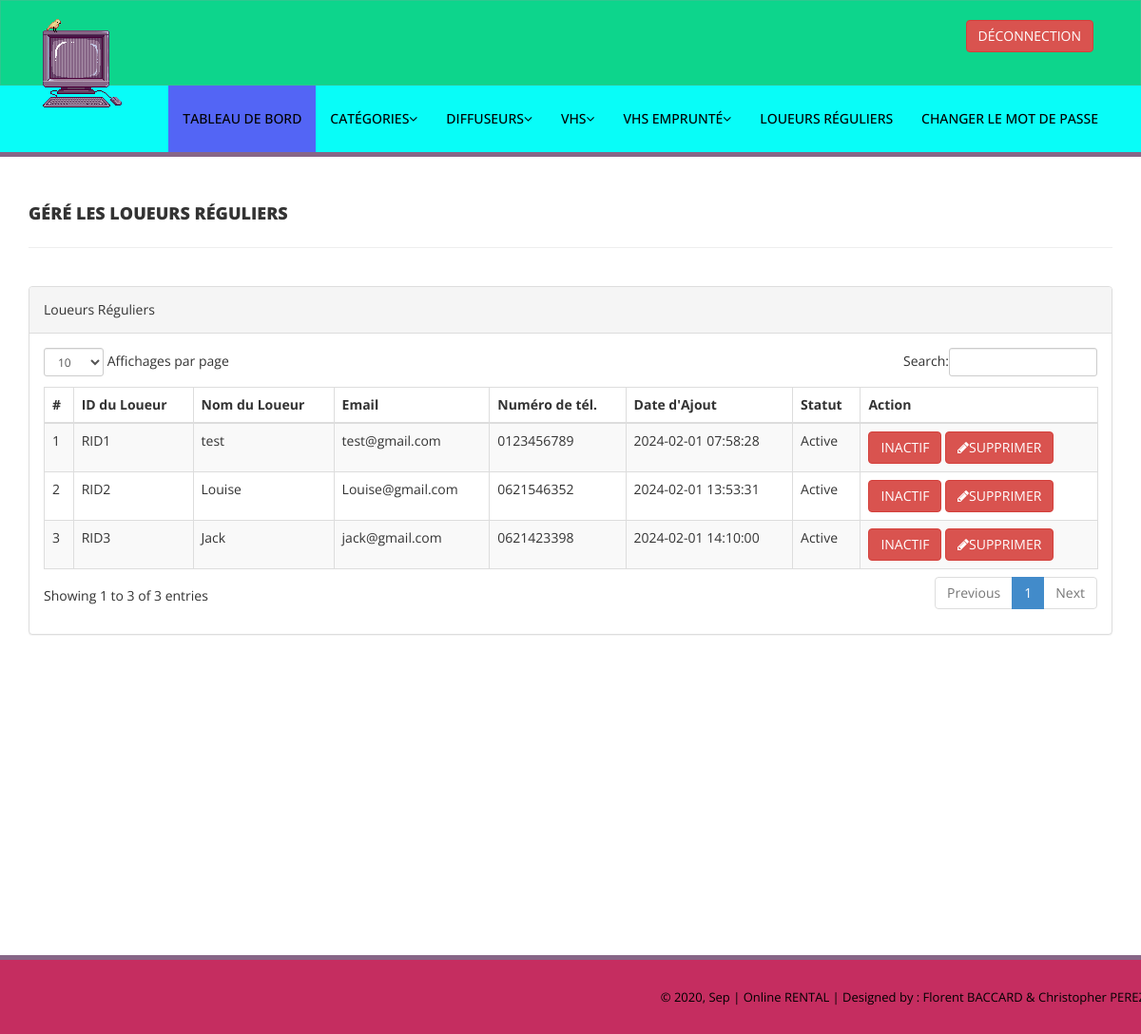
/Rental_VHS/admin/reg-renters.php (signed in), run on the app's committed database.
### tables this page shows
CREATE TABLE IF NOT EXISTS `tblrenters` (
  `id` int NOT NULL AUTO_INCREMENT,
  `RenterId` varchar(100) DEFAULT NULL,
  `FullName` varchar(120) DEFAULT NULL,
  `EmailId` varchar(120) DEFAULT NULL,
  `MobileNumber` char(11) DEFAULT NULL,
  `Password` varchar(120) DEFAULT NULL,
  `Status` int DEFAULT NULL,
  `RegDate` timestamp NULL DEFAULT CURRENT_TIMESTAMP,
  `UpdationDate` timestamp NULL DEFAULT NULL ON UPDATE CURRENT_TIMESTAMP,
  PRIMARY KEY (`id`),
  UNIQUE KEY `RenterId` (`RenterId`)
);

### Rental_VHS/admin/reg-renters.php (the view, shortened to what this page needs)
<?php
include('includes/config.php');
if (strlen($_SESSION['alogin']) == 0) {
    header('location:index.php');
} else {
?>
    <!DOCTYPE html>
    <html lang="fr">
    <head>
        <link href="assets/css/bootstrap.css" rel="stylesheet" />
        <link href="assets/css/font-awesome.css" rel="stylesheet" />
        <link href="assets/js/dataTables/dataTables.bootstrap.css" rel="stylesheet" />
        <link href="assets/css/style.css" rel="stylesheet" />
    </head>
    <body>
        <?php include('includes/header.php'); ?>
        <div class="content-wrapper">
            <div class="container">
                <div class="row pad-botm">
                    <div class="col-md-12">
                        <h4 class="header-line">Géré les Loueurs Réguliers</h4>
                    </div>
                </div>
                <div class="row">
                    <div class="col-md-12">
                        <div class="panel panel-default">
                            <div class="panel-heading">
                                Loueurs Réguliers
                            </div>
                            <div class="panel-body">
                                <div class="table-responsive">
                                    <table class="table table-striped table-bordered table-hover" id="dataTables-example">
                                        <thead>
                                            <tr>
                                                <th>#</th>
                                                <th>ID du Loueur</th>
                                                <th>Nom du Loueur</th>
                                                <th>Email</th>
                                                <th>Numéro de tél.</th>
                                                <th>Date d'Ajout</th>
                                                <th>Statut</th>
                                                <th>Action</th>
                                            </tr>
                                        </thead>
                                        <tbody>
                                            <?php $sql = "SELECT * from tblrenters";
                                            $query = $dbh->prepare($sql);
                                            $query->execute();
                                            $results = $query->fetchAll(PDO::FETCH_OBJ);
                                            $cnt = 1;
                                            if ($query->rowCount() > 0) {
                                                foreach ($results as $result) {               ?>
                                                    <tr class="odd gradeX">
                                                        <td class="center"><?php echo htmlentities($cnt); ?></td>
                                                        <td class="center"><?php echo htmlentities($result->RenterId); ?></td>
                                                        <td class="center"><?php echo htmlentities($result->FullName); ?></td>
                                                        <td class="center"><?php echo htmlentities($result->EmailId); ?></td>
                                                        <td class="center"><?php echo htmlentities($result->MobileNumber); ?></td>
                                                        <td class="center"><?php echo htmlentities($result->RegDate); ?></td>
                                                        <td class="center"><?php if ($result->Status == 1) {
                                                                                echo htmlentities("Active");
                                                                            } else {
                                                                                echo htmlentities("Blocked");
                                                                            }
                                                                            ?></td>
                                                        <td class="center">
                                                            <?php if ($result->Status == 1) { ?>
                                                                <a href="reg-renters.php?inid=<?php echo htmlentities($result->id); ?>" onclick="return confirm('Voulez vous bloqué cet utilisateur ?');" class="btn btn-danger">INACTIF</a>
                                                            <?php } else { ?>
                                                                <a href="reg-renters.php?id=<?php echo htmlentities($result->id); ?>" onclick="return confirm('Voulez vous rendre actif cet utilisateur ?');" class="btn btn-primary">ACTIF</a>
                                                            <?php } ?>
                                                            <a href="reg-renters.php?del=<?php echo htmlentities($result->id); ?>" onclick="return confirm('Are you sure you want to delete?');" class="btn btn-danger"><i class="fa fa-pencil"></i>SUPPRIMER</a>
                                                        </td>
                                                    </tr>
                                            <?php $cnt = $cnt + 1;
                                                }
                                            } ?>
                                        </tbody>
                                    </table>
                                </div>
                            </div>
                        </div>
                    </div>
                </div>
            </div>
        </div>
        <?php include('includes/footer.php'); ?>
    </body>
    </html>
<?php } ?>

### Rental_VHS/admin/assets/css/style.css (style rules this page uses)
.content-wrapper { margin-top: 40px; min-height:800px; padding-bottom:90px; }
.header-line { font-weight:900; padding-bottom:25px; border-bottom:1px solid #eeeeee; text-transform:uppercase; }
.pad-botm { padding-bottom:30px; }

### data on the page
tblrenters: RenterId "RID1", FullName "test", EmailId "test@gmail.com", MobileNumber "0123456789", RegDate "2024-02-01 07:58:28"
tblrenters: RenterId "RID2", FullName "Louise", EmailId "Louise@gmail.com", MobileNumber "0621546352", RegDate "2024-02-01 13:53:31"
tblrenters: RenterId "RID3", FullName "Jack", EmailId "jack@gmail.com", MobileNumber "0621423398", RegDate "2024-02-01 14:10:00"

### other printed values
date('Y, M', filemtime(__FILE__)) "2020, Sep"
